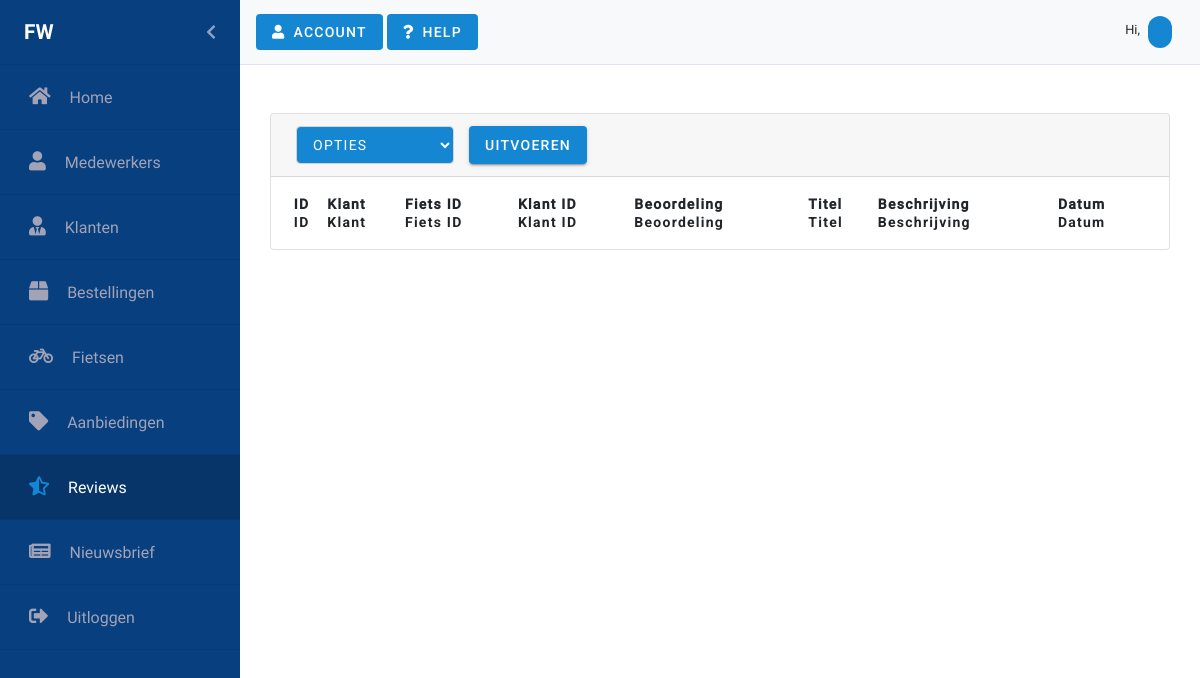
The app's page /reviews.php, older data.
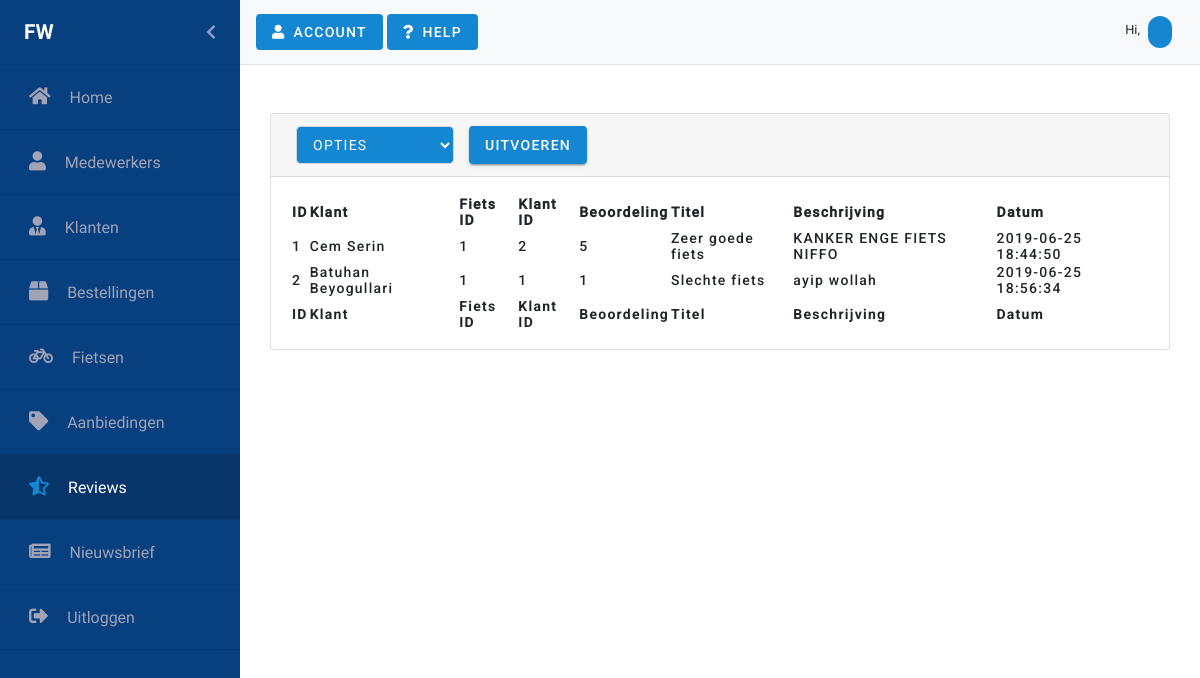
The same page, newer data.
### tables this page shows
CREATE TABLE `reviews` (
  `review_id` int(11) NOT NULL,
  `title` varchar(60) NOT NULL,
  `description` varchar(800) NOT NULL,
  `rating` int(11) NOT NULL,
  `user_id` int(11) NOT NULL,
  `bike_id` int(11) NOT NULL,
  `post_date` datetime NOT NULL
);

CREATE TABLE `customers` (
  `id` int(11) NOT NULL,
  `username` varchar(50) NOT NULL,
  `first_name` varchar(30) NOT NULL,
  `last_name` varchar(30) NOT NULL,
  `adress` varchar(60) NOT NULL,
  `house_number` varchar(4) NOT NULL,
  `city` varchar(45) NOT NULL,
  `zip_code` varchar(6) NOT NULL,
  `email` varchar(60) NOT NULL,
  `email_verified` tinyint(1) NOT NULL,
  `phone` varchar(11) NOT NULL,
  `password` varchar(255) NOT NULL,
  `register_date` datetime NOT NULL DEFAULT CURRENT_TIMESTAMP,
  `remember_me` varchar(80) NOT NULL,
  `last_login` datetime NOT NULL
);

### reviews.php (the view, shortened to what the changed rows need)
<?php
require_once("Controllers/dbconnect.php");
$records = $con->query("SELECT * FROM reviews r
INNER JOIN customers c
ON  r.user_id = c.id");
?>
<html lang="en">
<head>
    <link rel="stylesheet" href="https://stackpath.bootstrapcdn.com/bootstrap/4.3.1/css/bootstrap.min.css"
>
    <link rel="stylesheet" href="https://use.fontawesome.com/releases/v5.8.2/css/all.css"
          type='text/css' media='all'>
    <link href="css/Material/material-components-web.min.css" rel="stylesheet">
    <link rel="stylesheet" href="scss/backend.css">
    <link rel="stylesheet" type="text/css" href="css/Datatable/select.dataTables.min.css">
    <link rel="stylesheet" type="text/css" href="css/Datatable/datatables.min.css"/>
    <link rel="stylesheet" type="text/css" href="css/Animate/animate.css">
</head>
<body>
<div id="wrapper" class="toggled">
    <div class="row gebruikers">
        <div class="card text-black mb-5 mt-5">
            <div id="datatable-card" class="card-body-table">
                <table id="reviews" class="table-card" style="width:100%">
                    <thead>
                    <tr>
                        <th></th>
                        <th>ID</th>
                        <th>Klant</th>
                        <th>Fiets ID</th>
                        <th>Klant ID</th>
                        <th>Beoordeling</th>
                        <th>Titel</th>
                        <th>Beschrijving</th>
                        <th>Datum</th>
                    </tr>
                    </thead>
                    <tbody>
                    <?php
                    while ($row = mysqli_fetch_array($records)) {
                        ?>
                        <tr>
                            <td></td>
                            <td><?php echo $row['review_id'] ?></td>
                            <td><?php echo $row['first_name'] . " " . $row['last_name'] ?></td>
                            <td><?php echo $row['bike_id'] ?></td>
                            <td><?php echo $row['user_id'] ?></td>
                            <td><?php echo $row['rating'] ?></td>
                            <td><?php echo $row['title'] ?></td>
                            <td><?php echo $row['description'] ?></td>
                            <td><?php echo $row['post_date'] ?></td>
                        </tr>
                        <?php
                    }
                    ?>
                    </tbody>
                    <tfoot>
                    <tr>
                        <th></th>
                        <th>ID</th>
                        <th>Klant</th>
                        <th>Fiets ID</th>
                        <th>Klant ID</th>
                        <th>Beoordeling</th>
                        <th>Titel</th>
                        <th>Beschrijving</th>
                        <th>Datum</th>
                    </tr>
                    </tfoot>
                </table>
            </div>
        </div>
    </div>
</body>
</html>

Row changes from the older to the newer data that the page shows:
added reviews: review_id "1", customers.first_name "Cem", customers.last_name "Serin", bike "1", user "2", rating "5", title "Zeer goede fiets", description "KANKER ENGE FIETS NIFFO", post_date "2019-06-25 18:44:50"
added reviews: review_id "2", customers.first_name "Batuhan", customers.last_name "Beyogullari", bike "1", user "1", rating "1", title "Slechte fiets", description "ayip wollah", post_date "2019-06-25 18:56:34"
